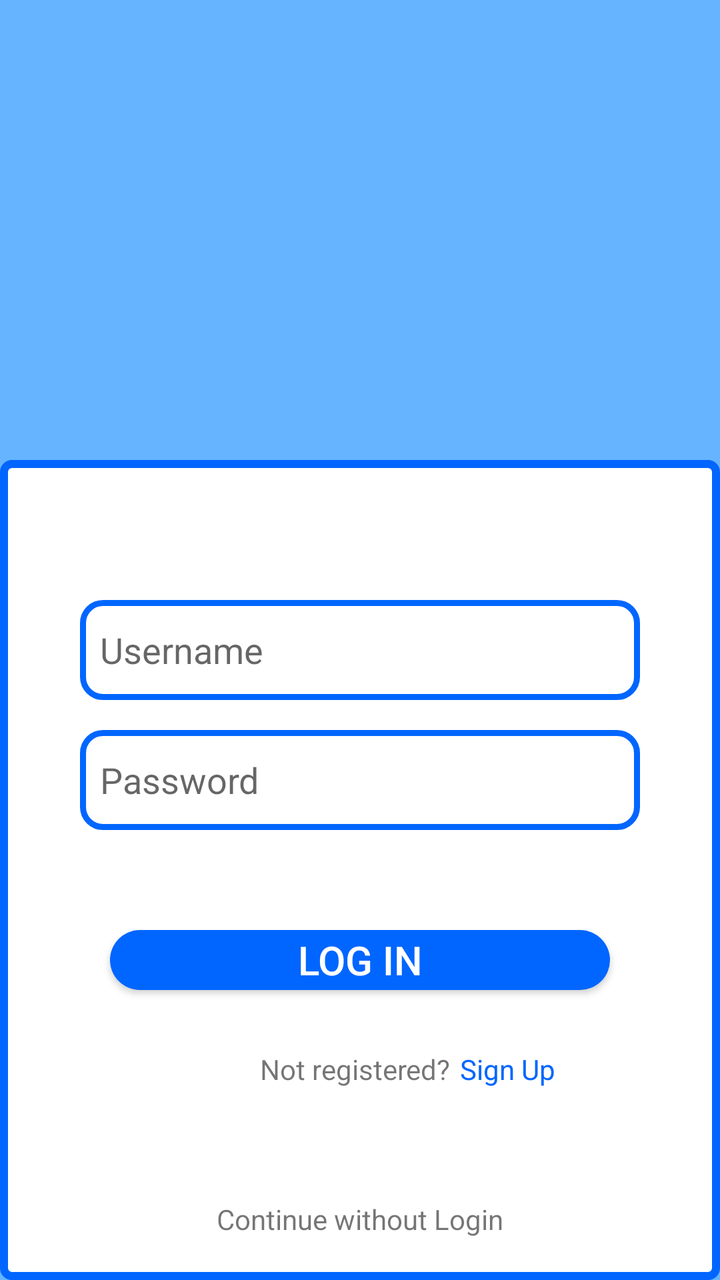
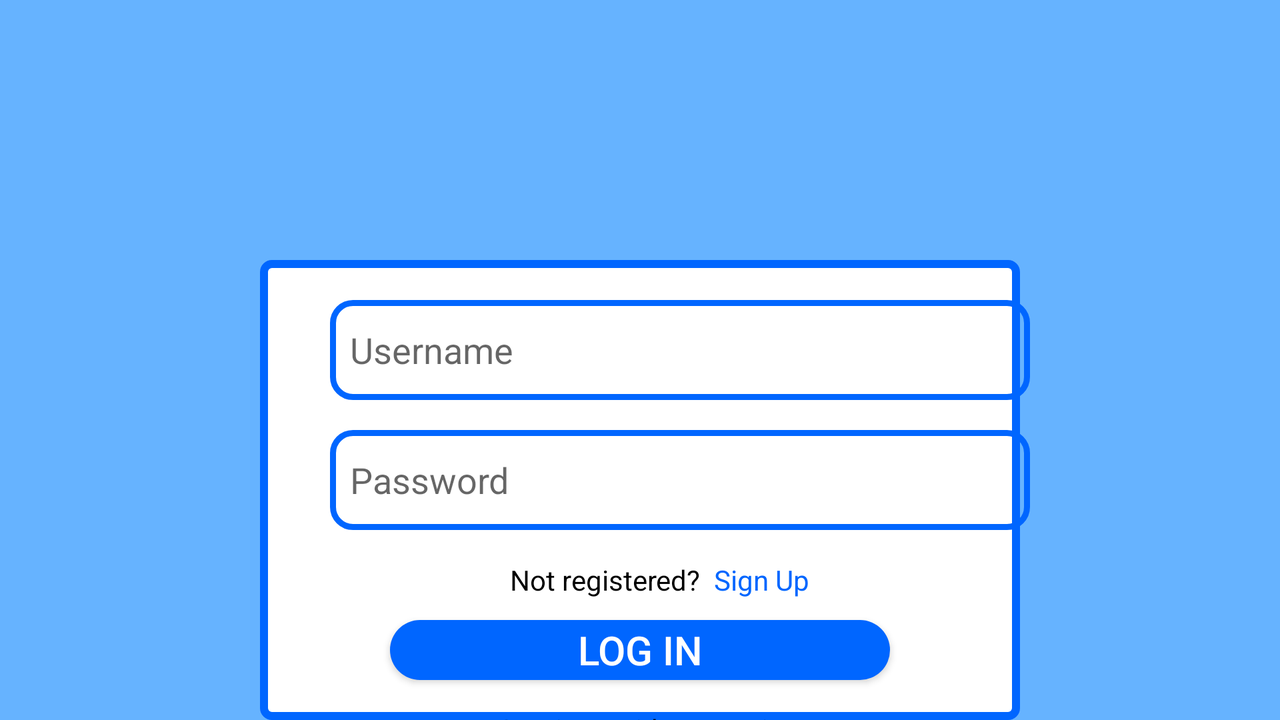

An Android layout and its configuration variant, each rendered on a device that would load it. The default file and the variant file are quoted in full after the pictures.
<!-- AndroidManifest.xml: application theme Theme.CMovProject -->
<!-- res/layout/activity_login.xml -->
<?xml version="1.0" encoding="utf-8"?>
<RelativeLayout xmlns:android="http://schemas.android.com/apk/res/android"
    xmlns:app="http://schemas.android.com/apk/res-auto"
    xmlns:tools="http://schemas.android.com/tools"
    android:layout_width="match_parent"
    android:layout_height="match_parent"
    tools:context=".Login"
    android:background="@color/blue_ist">


    <ImageView
        android:id="@+id/rectimage"
        android:layout_width="380dp"
        android:layout_height="415dp"
        android:layout_centerHorizontal="true"
        android:layout_marginTop="230dp"
        android:src="@drawable/rectangle" />

    <ImageView
        android:id="@+id/app_logo"
        android:layout_width="300dp"
        android:layout_height="150dp"
        android:src="@drawable/logo"
        android:layout_centerHorizontal="true"
        android:layout_marginTop="100dp"/>

    <EditText
        android:id="@+id/edt_name"
        android:layout_width="match_parent"
        android:layout_height="50dp"
        android:layout_below="@id/app_logo"
        android:layout_marginLeft="40dp"
        android:layout_marginTop="50dp"
        android:layout_marginRight="40dp"
        android:background="@drawable/edt_background"
        android:hint="Username"
        android:paddingStart="10dp" />


    <EditText
        android:id="@+id/edt_password"
        android:layout_width="match_parent"
        android:layout_height="50dp"
        android:layout_below="@id/edt_name"
        android:layout_marginTop="15dp"
        android:hint="Password"
        android:layout_marginLeft="40dp"
        android:layout_marginRight="40dp"
        android:background="@drawable/edt_background"
        android:paddingStart="10dp"/>

    <Button
        android:id="@+id/btn_login"
        android:text="Log in"
        android:layout_width="250dp"
        android:layout_height="30dp"
        android:layout_below="@id/edt_password"
        android:layout_centerHorizontal="true"
        android:layout_marginTop="50dp"
        android:background="@drawable/btn_background"
        android:textColor="@color/white"
        android:textSize="20sp"
        />


    <TextView
        android:id="@+id/text"
        android:layout_width="wrap_content"
        android:layout_height="wrap_content"
        android:layout_marginStart="130dp"
        android:layout_marginTop="30dp"
        android:layout_below="@id/btn_login"
        android:text="Not registered?"
        android:focusable="true" />

    <TextView
        android:id="@+id/btn_signup"
        android:layout_width="wrap_content"
        android:layout_height="wrap_content"
        android:layout_marginTop="30dp"
        android:layout_below="@id/btn_login"
        android:layout_marginStart="230dp"
        android:clickable="true"
        android:text="Sign Up"
        android:focusable="true"
        android:textColor="@color/dark_blue_ist"/>

    <TextView
        android:id="@+id/btn_no_login"
        android:layout_width="wrap_content"
        android:layout_height="wrap_content"
        android:layout_centerHorizontal="true"
        android:layout_marginTop="600dp"
        android:clickable="true"
        android:text="Continue without Login"
        android:focusable="true" />

</RelativeLayout>
<!-- resources referenced by this layout -->
<resources>
  <color name="blue_ist">#66b3ff</color>
  <color name="dark_blue_ist">#0066ff</color>
  <color name="white">#FFFFFFFF</color>
  <!-- drawable btn_background (drawable) -->
  <?xml version="1.0" encoding="utf-8"?>
  
  <shape xmlns:android="http://schemas.android.com/apk/res/android">
      <corners android:radius="800dp"/>
      <solid android:color="@color/dark_blue_ist"/>
  </shape>
  <!-- drawable edt_background (drawable) -->
  <?xml version="1.0" encoding="utf-8"?>
  
  <shape xmlns:android="http://schemas.android.com/apk/res/android">
      <corners android:radius="10dp"/>
      <stroke android:color="@color/dark_blue_ist" android:width="3dp"/>
  </shape>
  <!-- drawable logo: png bitmap (drawable-night, 12826 bytes) -->
  <!-- drawable rectangle (drawable) -->
  <?xml version="1.0" encoding="utf-8"?>
  
  <shape xmlns:android="http://schemas.android.com/apk/res/android" android:shape="rectangle">
      <solid android:color="@android:color/white"/>
      <corners android:radius="12px"/>
      <stroke  android:width="4dip" android:color="@color/dark_blue_ist"/>
  </shape>
  <style name="Theme.CMovProject" parent="Theme.MaterialComponents.DayNight.DarkActionBar">
          
          <item name="colorPrimary">@color/purple_500</item>
          <item name="colorPrimaryVariant">@color/purple_700</item>
          <item name="colorOnPrimary">@color/white</item>
          
          <item name="colorSecondary">@color/teal_200</item>
          <item name="colorSecondaryVariant">@color/teal_700</item>
          <item name="colorOnSecondary">@color/black</item>
          
          <item name="android:statusBarColor" tools:targetApi="l">?attr/colorPrimaryVariant</item>
          
      </style>
  <color name="purple_500">#FF6200EE</color>
  <color name="purple_700">#FF3700B3</color>
  <color name="teal_200">#FF03DAC5</color>
  <color name="teal_700">#FF018786</color>
  <color name="black">#FF000000</color>
</resources>
<!-- res/layout-land/activity_login.xml (the author's variant of the layout above) -->
<!-- drawn on the phone turned sideways -->
<?xml version="1.0" encoding="utf-8"?>
<RelativeLayout xmlns:android="http://schemas.android.com/apk/res/android"
    xmlns:app="http://schemas.android.com/apk/res-auto"
    xmlns:tools="http://schemas.android.com/tools"
    android:layout_width="match_parent"
    android:layout_height="match_parent"
    tools:context=".Login"
    android:background="@color/blue_ist">


    <ImageView
        android:id="@+id/rectimage"
        android:layout_width="380dp"
        android:layout_height="400dp"
        android:layout_centerHorizontal="true"
        android:layout_marginTop="130dp"
        android:src="@drawable/rectangle" />

    <ImageView
        android:id="@+id/app_logo"
        android:layout_width="300dp"
        android:layout_height="150dp"
        android:layout_centerHorizontal="true"
        android:layout_marginTop="0dp"
        android:src="@drawable/logo" />

    <EditText
        android:id="@+id/edt_name"
        android:layout_width="350dp"
        android:layout_height="50dp"
        android:layout_below="@id/app_logo"
        android:layout_marginLeft="165dp"
        android:layout_marginTop="0dp"
        android:layout_marginRight="40dp"
        android:background="@drawable/edt_background"
        android:hint="Username"
        android:paddingStart="10dp"
        android:textColor="@color/black" />


    <EditText
        android:id="@+id/edt_password"
        android:layout_width="350dp"
        android:layout_height="50dp"
        android:layout_below="@id/edt_name"
        android:layout_marginLeft="165dp"
        android:layout_marginTop="15dp"
        android:layout_marginRight="40dp"
        android:background="@drawable/edt_background"
        android:hint="Password"
        android:paddingStart="10dp"
        android:textColor="@color/black" />

    <androidx.appcompat.widget.AppCompatButton
        android:id="@+id/btn_login"
        android:layout_width="250dp"
        android:layout_height="30dp"
        android:layout_centerHorizontal="true"
        android:layout_marginTop="310dp"
        android:background="@drawable/btn_background"
        android:text="Log in"
        android:textColor="@color/white"
        android:textSize="20sp" />


    <TextView
        android:id="@+id/text"
        android:layout_width="wrap_content"
        android:layout_height="wrap_content"
        android:layout_below="@id/btn_login"
        android:layout_marginStart="255dp"
        android:layout_marginTop="-60dp"
        android:focusable="true"
        android:text="Not registered?"
        android:textColor="@color/black" />

    <TextView
        android:id="@+id/btn_signup"
        android:layout_width="wrap_content"
        android:layout_height="wrap_content"
        android:layout_below="@id/btn_login"
        android:layout_marginStart="357dp"
        android:layout_marginTop="-60dp"
        android:clickable="true"
        android:focusable="true"
        android:text="Sign Up"
        android:textColor="@color/dark_blue_ist" />

    <TextView
        android:id="@+id/btn_no_login"
        android:layout_width="wrap_content"
        android:layout_height="wrap_content"
        android:layout_centerHorizontal="true"
        android:layout_marginTop="355dp"
        android:clickable="true"
        android:focusable="true"
        android:text="Continue without Login"
        android:textColor="@color/black" />

</RelativeLayout>
<!-- resources referenced by the variant -->
<!-- as the phone turned sideways resolves them -->
<resources>
  <color name="black">#FF000000</color>
  <color name="blue_ist">#66b3ff</color>
  <color name="dark_blue_ist">#0066ff</color>
  <color name="white">#FFFFFFFF</color>
  <!-- drawable btn_background (drawable) -->
  <?xml version="1.0" encoding="utf-8"?>
  
  <shape xmlns:android="http://schemas.android.com/apk/res/android">
      <corners android:radius="800dp"/>
      <solid android:color="@color/dark_blue_ist"/>
  </shape>
  <!-- drawable edt_background (drawable) -->
  <?xml version="1.0" encoding="utf-8"?>
  
  <shape xmlns:android="http://schemas.android.com/apk/res/android">
      <corners android:radius="10dp"/>
      <stroke android:color="@color/dark_blue_ist" android:width="3dp"/>
  </shape>
  <!-- drawable logo: png bitmap (drawable-night, 12826 bytes) -->
  <!-- drawable rectangle (drawable) -->
  <?xml version="1.0" encoding="utf-8"?>
  
  <shape xmlns:android="http://schemas.android.com/apk/res/android" android:shape="rectangle">
      <solid android:color="@android:color/white"/>
      <corners android:radius="12px"/>
      <stroke  android:width="4dip" android:color="@color/dark_blue_ist"/>
  </shape>
  <style name="Theme.CMovProject" parent="Theme.MaterialComponents.DayNight.DarkActionBar">
          
          <item name="colorPrimary">@color/purple_500</item>
          <item name="colorPrimaryVariant">@color/purple_700</item>
          <item name="colorOnPrimary">@color/white</item>
          
          <item name="colorSecondary">@color/teal_200</item>
          <item name="colorSecondaryVariant">@color/teal_700</item>
          <item name="colorOnSecondary">@color/black</item>
          
          <item name="android:statusBarColor" tools:targetApi="l">?attr/colorPrimaryVariant</item>
          
      </style>
  <color name="purple_500">#FF6200EE</color>
  <color name="purple_700">#FF3700B3</color>
  <color name="teal_200">#FF03DAC5</color>
  <color name="teal_700">#FF018786</color>
</resources>
